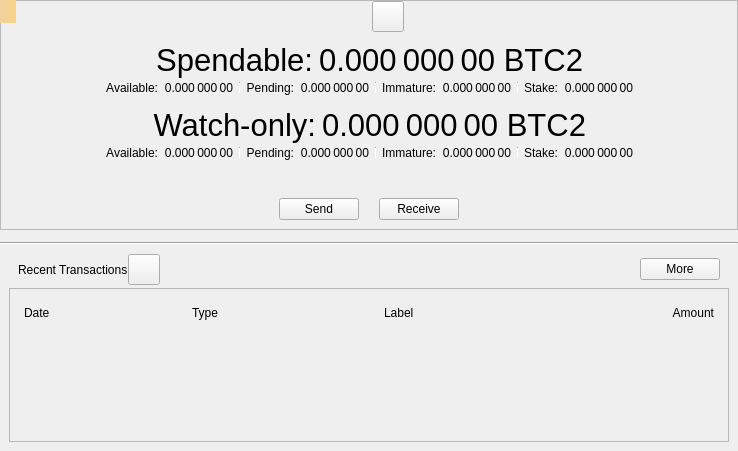
<?xml version="1.0" encoding="UTF-8"?>
<ui version="4.0">
 <class>OverviewPage</class>
 <widget class="QWidget" name="OverviewPage">
  <property name="geometry">
   <rect>
    <x>0</x>
    <y>0</y>
    <width>738</width>
    <height>451</height>
   </rect>
  </property>
  <property name="windowTitle">
   <string>Form</string>
  </property>
  <layout class="QVBoxLayout" name="verticalLayout_6">
   <property name="spacing">
    <number>0</number>
   </property>
   <property name="leftMargin">
    <number>0</number>
   </property>
   <property name="topMargin">
    <number>0</number>
   </property>
   <property name="rightMargin">
    <number>0</number>
   </property>
   <property name="bottomMargin">
    <number>0</number>
   </property>
   <item>
    <widget class="QFrame" name="frameBalances">
     <property name="frameShape">
      <enum>QFrame::StyledPanel</enum>
     </property>
     <property name="frameShadow">
      <enum>QFrame::Raised</enum>
     </property>
     <layout class="QVBoxLayout" name="verticalLayout_5">
      <property name="spacing">
       <number>0</number>
      </property>
      <property name="leftMargin">
       <number>0</number>
      </property>
      <property name="topMargin">
       <number>0</number>
      </property>
      <property name="rightMargin">
       <number>0</number>
      </property>
      <property name="bottomMargin">
       <number>0</number>
      </property>
      <item>
       <widget class="QWidget" name="widgetStatus" native="true">
        <layout class="QHBoxLayout" name="horizontalLayout_16">
         <property name="leftMargin">
          <number>0</number>
         </property>
         <property name="topMargin">
          <number>0</number>
         </property>
         <property name="rightMargin">
          <number>0</number>
         </property>
         <property name="bottomMargin">
          <number>0</number>
         </property>
         <item>
          <spacer name="horizontalSpacer_6">
           <property name="orientation">
            <enum>Qt::Horizontal</enum>
           </property>
           <property name="sizeHint" stdset="0">
            <size>
             <width>0</width>
             <height>20</height>
            </size>
           </property>
          </spacer>
         </item>
         <item>
          <widget class="QLabel" name="labelLogo">
           <property name="sizePolicy">
            <sizepolicy hsizetype="Fixed" vsizetype="Fixed">
             <horstretch>0</horstretch>
             <verstretch>0</verstretch>
            </sizepolicy>
           </property>
           <property name="minimumSize">
            <size>
             <width>32</width>
             <height>32</height>
            </size>
           </property>
          </widget>
         </item>
         <item>
          <widget class="QToolButton" name="labelWalletStatus">
           <property name="enabled">
            <bool>true</bool>
           </property>
           <property name="toolTip">
            <string>The displayed information may be out of date. Your wallet automatically synchronizes with the BITCOIN2network after a connection is established, but this process has not completed yet.</string>
           </property>
           <property name="text">
            <string/>
           </property>
           <property name="icon">
            <iconset>
             <normaloff>:/icons/warning</normaloff>
             <disabledoff>:/icons/warning</disabledoff>:/icons/warning</iconset>
           </property>
           <property name="iconSize">
            <size>
             <width>24</width>
             <height>24</height>
            </size>
           </property>
           <property name="flat" stdset="0">
            <bool>false</bool>
           </property>
          </widget>
         </item>
         <item>
          <spacer name="horizontalSpacer_5">
           <property name="orientation">
            <enum>Qt::Horizontal</enum>
           </property>
           <property name="sizeHint" stdset="0">
            <size>
             <width>0</width>
             <height>20</height>
            </size>
           </property>
          </spacer>
         </item>
        </layout>
       </widget>
      </item>
      <item>
       <widget class="QWidget" name="widgetWallet" native="true">
        <layout class="QVBoxLayout" name="verticalLayout_2">
         <property name="spacing">
          <number>0</number>
         </property>
         <item>
          <widget class="QWidget" name="widgetTotal" native="true">
           <layout class="QHBoxLayout" name="horizontalLayout">
            <property name="leftMargin">
             <number>0</number>
            </property>
            <property name="topMargin">
             <number>0</number>
            </property>
            <property name="rightMargin">
             <number>0</number>
            </property>
            <property name="bottomMargin">
             <number>0</number>
            </property>
            <item>
             <spacer name="horizontalSpacer_7">
              <property name="orientation">
               <enum>Qt::Horizontal</enum>
              </property>
              <property name="sizeHint" stdset="0">
               <size>
                <width>0</width>
                <height>20</height>
               </size>
              </property>
             </spacer>
            </item>
            <item>
             <widget class="QLabel" name="labelSpendable">
              <property name="font">
               <font>
                <pointsize>23</pointsize>
               </font>
              </property>
              <property name="text">
               <string>Spendable:</string>
              </property>
              <property name="alignment">
               <set>Qt::AlignRight|Qt::AlignTrailing|Qt::AlignVCenter</set>
              </property>
             </widget>
            </item>
            <item>
             <widget class="QLabel" name="labelTotal">
              <property name="font">
               <font>
                <pointsize>23</pointsize>
               </font>
              </property>
              <property name="cursor">
               <cursorShape>IBeamCursor</cursorShape>
              </property>
              <property name="toolTip">
               <string>Your current total balance</string>
              </property>
              <property name="text">
               <string notr="true">0.000 000 00 BTC2</string>
              </property>
              <property name="alignment">
               <set>Qt::AlignRight|Qt::AlignTrailing|Qt::AlignVCenter</set>
              </property>
              <property name="textInteractionFlags">
               <set>Qt::LinksAccessibleByMouse|Qt::TextSelectableByMouse</set>
              </property>
             </widget>
            </item>
            <item>
             <spacer name="horizontalSpacer_8">
              <property name="orientation">
               <enum>Qt::Horizontal</enum>
              </property>
              <property name="sizeHint" stdset="0">
               <size>
                <width>0</width>
                <height>20</height>
               </size>
              </property>
             </spacer>
            </item>
           </layout>
          </widget>
         </item>
         <item>
          <layout class="QHBoxLayout" name="horizontalLayout_13">
           <property name="leftMargin">
            <number>0</number>
           </property>
           <property name="topMargin">
            <number>0</number>
           </property>
           <property name="rightMargin">
            <number>0</number>
           </property>
           <property name="bottomMargin">
            <number>0</number>
           </property>
           <item>
            <spacer name="horizontalSpacer_9">
             <property name="orientation">
              <enum>Qt::Horizontal</enum>
             </property>
             <property name="sizeHint" stdset="0">
              <size>
               <width>40</width>
               <height>20</height>
              </size>
             </property>
            </spacer>
           </item>
           <item>
            <widget class="QWidget" name="widgetBalance" native="true">
             <layout class="QHBoxLayout" name="horizontalLayout_2">
              <property name="leftMargin">
               <number>0</number>
              </property>
              <property name="topMargin">
               <number>0</number>
              </property>
              <property name="rightMargin">
               <number>0</number>
              </property>
              <property name="bottomMargin">
               <number>0</number>
              </property>
              <item>
               <widget class="QLabel" name="labelBalanceText">
                <property name="text">
                 <string>Available:</string>
                </property>
                <property name="alignment">
                 <set>Qt::AlignRight|Qt::AlignTrailing|Qt::AlignVCenter</set>
                </property>
               </widget>
              </item>
              <item>
               <widget class="QLabel" name="labelBalance">
                <property name="cursor">
                 <cursorShape>IBeamCursor</cursorShape>
                </property>
                <property name="toolTip">
                 <string>Your current spendable balance</string>
                </property>
                <property name="text">
                 <string notr="true">0.000 000 00</string>
                </property>
                <property name="alignment">
                 <set>Qt::AlignRight|Qt::AlignTrailing|Qt::AlignVCenter</set>
                </property>
                <property name="textInteractionFlags">
                 <set>Qt::LinksAccessibleByMouse|Qt::TextSelectableByMouse</set>
                </property>
               </widget>
              </item>
             </layout>
            </widget>
           </item>
           <item>
            <widget class="QWidget" name="widgetPending" native="true">
             <layout class="QHBoxLayout" name="horizontalLayout_3">
              <property name="leftMargin">
               <number>6</number>
              </property>
              <property name="topMargin">
               <number>0</number>
              </property>
              <property name="rightMargin">
               <number>0</number>
              </property>
              <property name="bottomMargin">
               <number>0</number>
              </property>
              <item>
               <widget class="Line" name="vLine">
                <property name="maximumSize">
                 <size>
                  <width>1</width>
                  <height>12</height>
                 </size>
                </property>
                <property name="orientation">
                 <enum>Qt::Vertical</enum>
                </property>
               </widget>
              </item>
              <item>
               <widget class="QLabel" name="labelPendingText">
                <property name="text">
                 <string>Pending:</string>
                </property>
                <property name="alignment">
                 <set>Qt::AlignRight|Qt::AlignTrailing|Qt::AlignVCenter</set>
                </property>
               </widget>
              </item>
              <item>
               <widget class="QLabel" name="labelUnconfirmed">
                <property name="cursor">
                 <cursorShape>IBeamCursor</cursorShape>
                </property>
                <property name="toolTip">
                 <string>Total of transactions that have yet to be confirmed, and do not yet count toward the spendable balance</string>
                </property>
                <property name="text">
                 <string notr="true">0.000 000 00</string>
                </property>
                <property name="alignment">
                 <set>Qt::AlignRight|Qt::AlignTrailing|Qt::AlignVCenter</set>
                </property>
                <property name="textInteractionFlags">
                 <set>Qt::LinksAccessibleByMouse|Qt::TextSelectableByMouse</set>
                </property>
               </widget>
              </item>
             </layout>
            </widget>
           </item>
           <item>
            <widget class="QWidget" name="widgetImmature" native="true">
             <layout class="QHBoxLayout" name="horizontalLayout_4">
              <property name="leftMargin">
               <number>6</number>
              </property>
              <property name="topMargin">
               <number>0</number>
              </property>
              <property name="rightMargin">
               <number>0</number>
              </property>
              <property name="bottomMargin">
               <number>0</number>
              </property>
              <item>
               <widget class="Line" name="vLine_2">
                <property name="maximumSize">
                 <size>
                  <width>1</width>
                  <height>12</height>
                 </size>
                </property>
                <property name="orientation">
                 <enum>Qt::Vertical</enum>
                </property>
               </widget>
              </item>
              <item>
               <widget class="QLabel" name="labelImmatureText">
                <property name="text">
                 <string>Immature:</string>
                </property>
                <property name="alignment">
                 <set>Qt::AlignRight|Qt::AlignTrailing|Qt::AlignVCenter</set>
                </property>
               </widget>
              </item>
              <item>
               <widget class="QLabel" name="labelImmature">
                <property name="cursor">
                 <cursorShape>IBeamCursor</cursorShape>
                </property>
                <property name="toolTip">
                 <string>Mined balance that has not yet matured</string>
                </property>
                <property name="text">
                 <string notr="true">0.000 000 00</string>
                </property>
                <property name="alignment">
                 <set>Qt::AlignRight|Qt::AlignTrailing|Qt::AlignVCenter</set>
                </property>
                <property name="textInteractionFlags">
                 <set>Qt::LinksAccessibleByMouse|Qt::TextSelectableByMouse</set>
                </property>
               </widget>
              </item>
             </layout>
            </widget>
           </item>
           <item>
            <widget class="QWidget" name="widgetStake" native="true">
             <layout class="QHBoxLayout" name="horizontalLayout_7">
              <property name="leftMargin">
               <number>6</number>
              </property>
              <property name="topMargin">
               <number>0</number>
              </property>
              <property name="rightMargin">
               <number>0</number>
              </property>
              <property name="bottomMargin">
               <number>0</number>
              </property>
              <item>
               <widget class="Line" name="vLine_3">
                <property name="maximumSize">
                 <size>
                  <width>1</width>
                  <height>12</height>
                 </size>
                </property>
                <property name="orientation">
                 <enum>Qt::Vertical</enum>
                </property>
               </widget>
              </item>
              <item>
               <widget class="QLabel" name="labelStakeText">
                <property name="text">
                 <string>Stake:</string>
                </property>
                <property name="alignment">
                 <set>Qt::AlignRight|Qt::AlignTrailing|Qt::AlignVCenter</set>
                </property>
               </widget>
              </item>
              <item>
               <widget class="QLabel" name="labelStake">
                <property name="text">
                 <string>0.000 000 00</string>
                </property>
                <property name="alignment">
                 <set>Qt::AlignRight|Qt::AlignTrailing|Qt::AlignVCenter</set>
                </property>
                <property name="textInteractionFlags">
                 <set>Qt::LinksAccessibleByMouse|Qt::TextSelectableByMouse</set>
                </property>
               </widget>
              </item>
             </layout>
            </widget>
           </item>
           <item>
            <spacer name="horizontalSpacer_10">
             <property name="orientation">
              <enum>Qt::Horizontal</enum>
             </property>
             <property name="sizeHint" stdset="0">
              <size>
               <width>40</width>
               <height>20</height>
              </size>
             </property>
            </spacer>
           </item>
          </layout>
         </item>
        </layout>
       </widget>
      </item>
      <item>
       <widget class="QWidget" name="widgetWatch" native="true">
        <layout class="QVBoxLayout" name="verticalLayout_4">
         <property name="spacing">
          <number>0</number>
         </property>
         <property name="topMargin">
          <number>0</number>
         </property>
         <property name="bottomMargin">
          <number>0</number>
         </property>
         <item>
          <widget class="QWidget" name="widgetWatchTotal" native="true">
           <layout class="QHBoxLayout" name="horizontalLayout_8">
            <property name="leftMargin">
             <number>0</number>
            </property>
            <property name="topMargin">
             <number>0</number>
            </property>
            <property name="rightMargin">
             <number>0</number>
            </property>
            <property name="bottomMargin">
             <number>0</number>
            </property>
            <item>
             <spacer name="horizontalSpacer_11">
              <property name="orientation">
               <enum>Qt::Horizontal</enum>
              </property>
              <property name="sizeHint" stdset="0">
               <size>
                <width>0</width>
                <height>20</height>
               </size>
              </property>
             </spacer>
            </item>
            <item>
             <widget class="QLabel" name="labelWatchonly">
              <property name="font">
               <font>
                <pointsize>23</pointsize>
               </font>
              </property>
              <property name="text">
               <string>Watch-only:</string>
              </property>
              <property name="alignment">
               <set>Qt::AlignRight|Qt::AlignTrailing|Qt::AlignVCenter</set>
              </property>
             </widget>
            </item>
            <item>
             <widget class="QLabel" name="labelWatchTotal">
              <property name="font">
               <font>
                <pointsize>23</pointsize>
               </font>
              </property>
              <property name="cursor">
               <cursorShape>IBeamCursor</cursorShape>
              </property>
              <property name="toolTip">
               <string>Current total balance in watch-only addresses</string>
              </property>
              <property name="text">
               <string notr="true">0.000 000 00 BTC2</string>
              </property>
              <property name="alignment">
               <set>Qt::AlignRight|Qt::AlignTrailing|Qt::AlignVCenter</set>
              </property>
              <property name="textInteractionFlags">
               <set>Qt::LinksAccessibleByMouse|Qt::TextSelectableByMouse</set>
              </property>
             </widget>
            </item>
            <item>
             <spacer name="horizontalSpacer_12">
              <property name="orientation">
               <enum>Qt::Horizontal</enum>
              </property>
              <property name="sizeHint" stdset="0">
               <size>
                <width>0</width>
                <height>20</height>
               </size>
              </property>
             </spacer>
            </item>
           </layout>
          </widget>
         </item>
         <item>
          <layout class="QHBoxLayout" name="horizontalLayout_14">
           <property name="leftMargin">
            <number>0</number>
           </property>
           <property name="rightMargin">
            <number>0</number>
           </property>
           <item>
            <spacer name="horizontalSpacer_13">
             <property name="orientation">
              <enum>Qt::Horizontal</enum>
             </property>
             <property name="sizeHint" stdset="0">
              <size>
               <width>0</width>
               <height>20</height>
              </size>
             </property>
            </spacer>
           </item>
           <item>
            <widget class="QWidget" name="widgetWatchAvailable" native="true">
             <layout class="QHBoxLayout" name="horizontalLayout_9">
              <property name="leftMargin">
               <number>0</number>
              </property>
              <property name="topMargin">
               <number>0</number>
              </property>
              <property name="rightMargin">
               <number>0</number>
              </property>
              <property name="bottomMargin">
               <number>0</number>
              </property>
              <item>
               <widget class="QLabel" name="labelWatchAvailableText">
                <property name="text">
                 <string>Available:</string>
                </property>
                <property name="alignment">
                 <set>Qt::AlignRight|Qt::AlignTrailing|Qt::AlignVCenter</set>
                </property>
               </widget>
              </item>
              <item>
               <widget class="QLabel" name="labelWatchAvailable">
                <property name="cursor">
                 <cursorShape>IBeamCursor</cursorShape>
                </property>
                <property name="toolTip">
                 <string>Your current balance in watch-only addresses</string>
                </property>
                <property name="text">
                 <string notr="true">0.000 000 00</string>
                </property>
                <property name="alignment">
                 <set>Qt::AlignRight|Qt::AlignTrailing|Qt::AlignVCenter</set>
                </property>
                <property name="textInteractionFlags">
                 <set>Qt::LinksAccessibleByMouse|Qt::TextSelectableByMouse</set>
                </property>
               </widget>
              </item>
             </layout>
            </widget>
           </item>
           <item>
            <widget class="QWidget" name="widgetWatchPending" native="true">
             <layout class="QHBoxLayout" name="horizontalLayout_10">
              <property name="leftMargin">
               <number>6</number>
              </property>
              <property name="topMargin">
               <number>0</number>
              </property>
              <property name="rightMargin">
               <number>0</number>
              </property>
              <property name="bottomMargin">
               <number>0</number>
              </property>
              <item>
               <widget class="Line" name="vLine_4">
                <property name="maximumSize">
                 <size>
                  <width>1</width>
                  <height>12</height>
                 </size>
                </property>
                <property name="orientation">
                 <enum>Qt::Vertical</enum>
                </property>
               </widget>
              </item>
              <item>
               <widget class="QLabel" name="labelWatchPendingText">
                <property name="text">
                 <string>Pending:</string>
                </property>
                <property name="alignment">
                 <set>Qt::AlignRight|Qt::AlignTrailing|Qt::AlignVCenter</set>
                </property>
               </widget>
              </item>
              <item>
               <widget class="QLabel" name="labelWatchPending">
                <property name="cursor">
                 <cursorShape>IBeamCursor</cursorShape>
                </property>
                <property name="toolTip">
                 <string>Unconfirmed transactions to watch-only addresses</string>
                </property>
                <property name="text">
                 <string notr="true">0.000 000 00</string>
                </property>
                <property name="alignment">
                 <set>Qt::AlignRight|Qt::AlignTrailing|Qt::AlignVCenter</set>
                </property>
                <property name="textInteractionFlags">
                 <set>Qt::LinksAccessibleByMouse|Qt::TextSelectableByMouse</set>
                </property>
               </widget>
              </item>
             </layout>
            </widget>
           </item>
           <item>
            <widget class="QWidget" name="widgetWatchImmature" native="true">
             <layout class="QHBoxLayout" name="horizontalLayout_11">
              <property name="leftMargin">
               <number>6</number>
              </property>
              <property name="topMargin">
               <number>0</number>
              </property>
              <property name="rightMargin">
               <number>0</number>
              </property>
              <property name="bottomMargin">
               <number>0</number>
              </property>
              <item>
               <widget class="Line" name="vLine_5">
                <property name="maximumSize">
                 <size>
                  <width>1</width>
                  <height>12</height>
                 </size>
                </property>
                <property name="orientation">
                 <enum>Qt::Vertical</enum>
                </property>
               </widget>
              </item>
              <item>
               <widget class="QLabel" name="labelWatchImmatureText">
                <property name="text">
                 <string>Immature:</string>
                </property>
                <property name="alignment">
                 <set>Qt::AlignRight|Qt::AlignTrailing|Qt::AlignVCenter</set>
                </property>
               </widget>
              </item>
              <item>
               <widget class="QLabel" name="labelWatchImmature">
                <property name="cursor">
                 <cursorShape>IBeamCursor</cursorShape>
                </property>
                <property name="toolTip">
                 <string>Mined balance in watch-only addresses that has not yet matured</string>
                </property>
                <property name="text">
                 <string notr="true">0.000 000 00</string>
                </property>
                <property name="alignment">
                 <set>Qt::AlignRight|Qt::AlignTrailing|Qt::AlignVCenter</set>
                </property>
                <property name="textInteractionFlags">
                 <set>Qt::LinksAccessibleByMouse|Qt::TextSelectableByMouse</set>
                </property>
               </widget>
              </item>
             </layout>
            </widget>
           </item>
           <item>
            <widget class="QWidget" name="widgetWatchStake" native="true">
             <layout class="QHBoxLayout" name="horizontalLayout_12">
              <property name="leftMargin">
               <number>6</number>
              </property>
              <property name="topMargin">
               <number>0</number>
              </property>
              <property name="rightMargin">
               <number>0</number>
              </property>
              <property name="bottomMargin">
               <number>0</number>
              </property>
              <item>
               <widget class="Line" name="vLine_6">
                <property name="maximumSize">
                 <size>
                  <width>1</width>
                  <height>12</height>
                 </size>
                </property>
                <property name="orientation">
                 <enum>Qt::Vertical</enum>
                </property>
               </widget>
              </item>
              <item>
               <widget class="QLabel" name="labelWatchStakeText">
                <property name="text">
                 <string>Stake:</string>
                </property>
                <property name="alignment">
                 <set>Qt::AlignRight|Qt::AlignTrailing|Qt::AlignVCenter</set>
                </property>
               </widget>
              </item>
              <item>
               <widget class="QLabel" name="labelWatchStake">
                <property name="text">
                 <string>0.000 000 00</string>
                </property>
                <property name="alignment">
                 <set>Qt::AlignRight|Qt::AlignTrailing|Qt::AlignVCenter</set>
                </property>
                <property name="textInteractionFlags">
                 <set>Qt::LinksAccessibleByMouse|Qt::TextSelectableByMouse</set>
                </property>
               </widget>
              </item>
             </layout>
            </widget>
           </item>
           <item>
            <spacer name="horizontalSpacer_14">
             <property name="orientation">
              <enum>Qt::Horizontal</enum>
             </property>
             <property name="sizeHint" stdset="0">
              <size>
               <width>0</width>
               <height>20</height>
              </size>
             </property>
            </spacer>
           </item>
          </layout>
         </item>
        </layout>
       </widget>
      </item>
      <item>
       <widget class="QWidget" name="widgetTransaction" native="true">
        <layout class="QHBoxLayout" name="horizontalLayout_15">
         <property name="spacing">
          <number>20</number>
         </property>
         <property name="topMargin">
          <number>35</number>
         </property>
         <item>
          <spacer name="horizontalSpacer_15">
           <property name="orientation">
            <enum>Qt::Horizontal</enum>
           </property>
           <property name="sizeHint" stdset="0">
            <size>
             <width>0</width>
             <height>20</height>
            </size>
           </property>
          </spacer>
         </item>
         <item>
          <widget class="BITCOIN2PushButton" name="buttonSend">
           <property name="text">
            <string>Send</string>
           </property>
          </widget>
         </item>
         <item>
          <widget class="BITCOIN2PushButton" name="buttonReceive">
           <property name="text">
            <string>Receive</string>
           </property>
          </widget>
         </item>
         <item>
          <spacer name="horizontalSpacer_16">
           <property name="orientation">
            <enum>Qt::Horizontal</enum>
           </property>
           <property name="sizeHint" stdset="0">
            <size>
             <width>0</width>
             <height>20</height>
            </size>
           </property>
          </spacer>
         </item>
        </layout>
       </widget>
      </item>
     </layout>
    </widget>
   </item>
   <item>
    <spacer name="verticalSpacer_5">
     <property name="orientation">
      <enum>Qt::Vertical</enum>
     </property>
     <property name="sizeType">
      <enum>QSizePolicy::Fixed</enum>
     </property>
     <property name="sizeHint" stdset="0">
      <size>
       <width>20</width>
       <height>12</height>
      </size>
     </property>
    </spacer>
   </item>
   <item>
    <widget class="Line" name="hLine">
     <property name="orientation">
      <enum>Qt::Horizontal</enum>
     </property>
    </widget>
   </item>
   <item>
    <spacer name="verticalSpacer_4">
     <property name="orientation">
      <enum>Qt::Vertical</enum>
     </property>
     <property name="sizeType">
      <enum>QSizePolicy::Fixed</enum>
     </property>
     <property name="sizeHint" stdset="0">
      <size>
       <width>20</width>
       <height>0</height>
      </size>
     </property>
    </spacer>
   </item>
   <item>
    <widget class="QWidget" name="widgetRecent" native="true">
     <layout class="QVBoxLayout" name="verticalLayout">
      <property name="spacing">
       <number>0</number>
      </property>
      <item>
       <layout class="QHBoxLayout" name="horizontalLayout_6">
        <property name="leftMargin">
         <number>9</number>
        </property>
        <property name="rightMargin">
         <number>9</number>
        </property>
        <property name="bottomMargin">
         <number>3</number>
        </property>
        <item>
         <widget class="QLabel" name="labelRecentTransactions">
          <property name="text">
           <string>Recent Transactions</string>
          </property>
         </widget>
        </item>
        <item>
         <widget class="QToolButton" name="labelTransactionsStatus">
          <property name="enabled">
           <bool>true</bool>
          </property>
          <property name="toolTip">
           <string>The displayed information may be out of date. Your wallet automatically synchronizes with the BITCOIN2network after a connection is established, but this process has not completed yet.</string>
          </property>
          <property name="text">
           <string/>
          </property>
          <property name="icon">
           <iconset>
            <normaloff>:/icons/warning</normaloff>
            <disabledoff>:/icons/warning</disabledoff>:/icons/warning</iconset>
          </property>
          <property name="iconSize">
           <size>
            <width>24</width>
            <height>24</height>
           </size>
          </property>
          <property name="flat" stdset="0">
           <bool>false</bool>
          </property>
         </widget>
        </item>
        <item>
         <spacer name="horizontalSpacer_3">
          <property name="orientation">
           <enum>Qt::Horizontal</enum>
          </property>
          <property name="sizeHint" stdset="0">
           <size>
            <width>0</width>
            <height>20</height>
           </size>
          </property>
         </spacer>
        </item>
        <item>
         <widget class="QPushButton" name="showMoreButton">
          <property name="text">
           <string>More</string>
          </property>
         </widget>
        </item>
       </layout>
      </item>
      <item>
       <layout class="QVBoxLayout" name="verticalLayout_3">
        <item>
         <widget class="QFrame" name="frameRecentTransactions">
          <property name="frameShape">
           <enum>QFrame::StyledPanel</enum>
          </property>
          <property name="frameShadow">
           <enum>QFrame::Raised</enum>
          </property>
          <layout class="QVBoxLayout" name="verticalLayout_8">
           <item>
            <widget class="QWidget" name="widget_header" native="true">
             <layout class="QHBoxLayout" name="horizontalLayout_5">
              <property name="spacing">
               <number>5</number>
              </property>
              <property name="leftMargin">
               <number>5</number>
              </property>
              <property name="topMargin">
               <number>5</number>
              </property>
              <property name="rightMargin">
               <number>5</number>
              </property>
              <property name="bottomMargin">
               <number>5</number>
              </property>
              <item>
               <widget class="QLabel" name="labelDate">
                <property name="text">
                 <string>Date</string>
                </property>
               </widget>
              </item>
              <item>
               <widget class="QLabel" name="labelType">
                <property name="text">
                 <string>Type</string>
                </property>
               </widget>
              </item>
              <item>
               <spacer name="horizontalSpacer_2">
                <property name="orientation">
                 <enum>Qt::Horizontal</enum>
                </property>
                <property name="sizeType">
                 <enum>QSizePolicy::Fixed</enum>
                </property>
                <property name="sizeHint" stdset="0">
                 <size>
                  <width>25</width>
                  <height>20</height>
                 </size>
                </property>
               </spacer>
              </item>
              <item>
               <widget class="QLabel" name="labelAddress">
                <property name="text">
                 <string>Label</string>
                </property>
               </widget>
              </item>
              <item>
               <widget class="QLabel" name="labelAmount">
                <property name="text">
                 <string>Amount</string>
                </property>
                <property name="alignment">
                 <set>Qt::AlignRight|Qt::AlignTrailing|Qt::AlignVCenter</set>
                </property>
               </widget>
              </item>
             </layout>
            </widget>
           </item>
           <item>
            <widget class="QListView" name="listTransactions">
             <property name="styleSheet">
              <string notr="true">QListView { background: transparent; }</string>
             </property>
             <property name="frameShape">
              <enum>QFrame::NoFrame</enum>
             </property>
             <property name="verticalScrollBarPolicy">
              <enum>Qt::ScrollBarAlwaysOff</enum>
             </property>
             <property name="horizontalScrollBarPolicy">
              <enum>Qt::ScrollBarAlwaysOff</enum>
             </property>
            </widget>
           </item>
          </layout>
         </widget>
        </item>
       </layout>
      </item>
     </layout>
    </widget>
   </item>
  </layout>
  <widget class="QLabel" name="labelAlerts">
   <property name="geometry">
    <rect>
     <x>0</x>
     <y>0</y>
     <width>16</width>
     <height>23</height>
    </rect>
   </property>
   <property name="visible">
    <bool>false</bool>
   </property>
   <property name="styleSheet">
    <string notr="true">QLabel { background-color: qlineargradient(x1: 0, y1: 0, x2: 1, y2: 0, stop:0 #F0D0A0, stop:1 #F8D488); color:#000000; }</string>
   </property>
   <property name="wordWrap">
    <bool>true</bool>
   </property>
   <property name="margin">
    <number>3</number>
   </property>
   <property name="textInteractionFlags">
    <set>Qt::TextSelectableByMouse</set>
   </property>
  </widget>
 </widget>
 <customwidgets>
  <customwidget>
   <class>BITCOIN2PushButton</class>
   <extends>QPushButton</extends>
   <header>qt/bitcoin2pushbutton.h</header>
  </customwidget>
 </customwidgets>
 <resources/>
 <connections/>
</ui>
